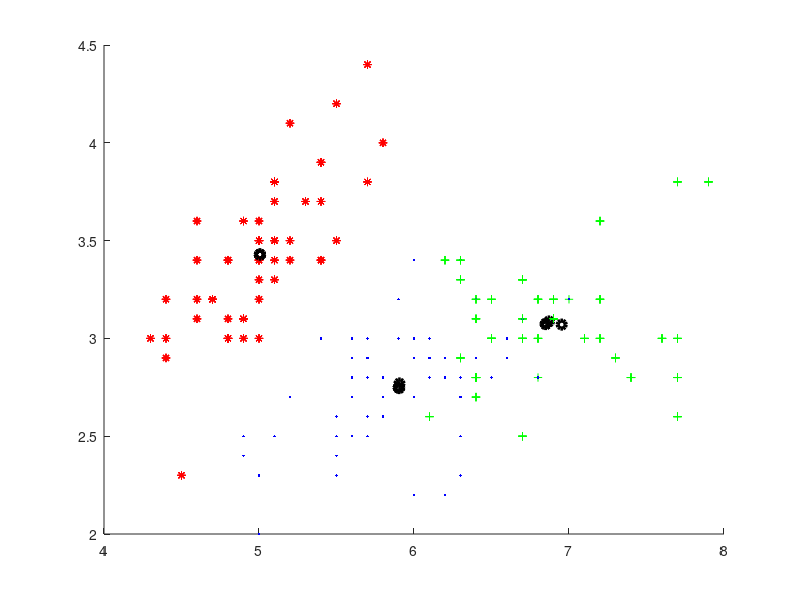
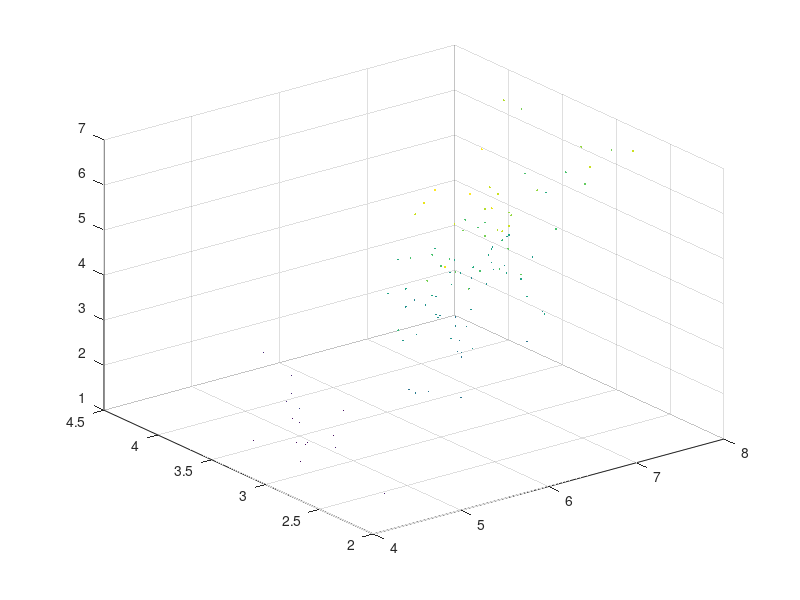
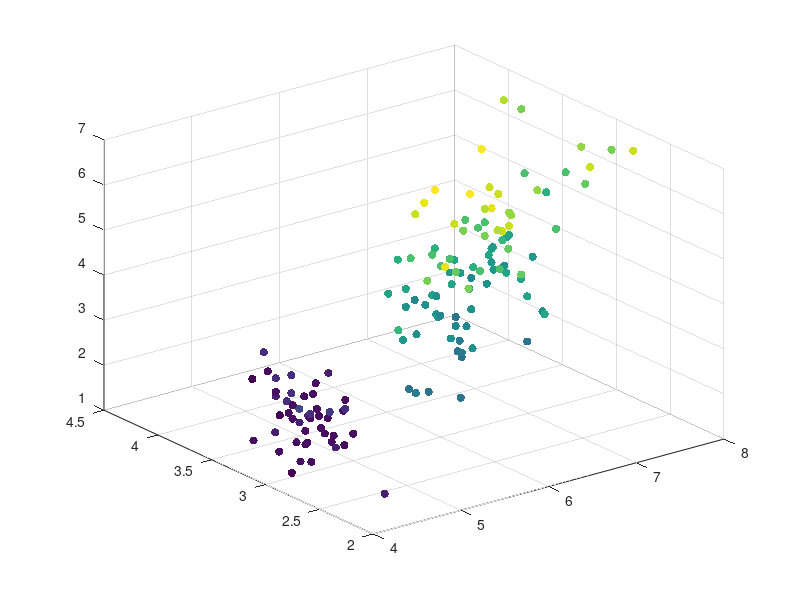

Here is the MATLAB script that generated these plots, in order:

%------------ Applying K-means Algortihm in Data Clustering --------------%

clc;

%--------------- Initializing the IRIS dataset---------------------%
load irisdataset.txt 
DataSet=irisdataset; 
Dim=size(DataSet);

      
%----------------------- Selecting k = 3 random centres ----------------------% 
Selection=rand(1,3);

Selection=Selection*Dim(1,1);

Selection=ceil(Selection); %Round toward and select the row number.


%--------------------------- 3 random centres ----------------------------%
Centroid1=DataSet(Selection(1),:);

Centroid2=DataSet(Selection(2),:);

Centroid3=DataSet(Selection(3),:);


n=input('Number of iterations : ')
%-------------------------- K means Algorithm ----------------------------%
for j=1:1:n
count1=0;
Mean1=zeros(1,4);
count2=0;
group1=[];
Mean2=zeros(1,4);
group2=[];
count3=0;
group3=[];
Mean3=zeros(1,4);

%Finding the minimum distance
for i=1:1:Dim(1,1)


Distance1(i)=sqrt((Centroid1(1,1)-DataSet(i,1))^2+(Centroid1(1,2)-DataSet(i,2))^2+(Centroid1(1,3)-DataSet(i,3))^2+(Centroid1(1,4)-DataSet(i,4))^2);
Distance2(i)=sqrt((Centroid2(1,1)-DataSet(i,1))^2+(Centroid2(1,2)-DataSet(i,2))^2+(Centroid2(1,3)-DataSet(i,3))^2+(Centroid2(1,4)-DataSet(i,4))^2);
Distance3(i)=sqrt((Centroid3(1,1)-DataSet(i,1))^2+(Centroid3(1,2)-DataSet(i,2))^2+(Centroid3(1,3)-DataSet(i,3))^2+(Centroid3(1,4)-DataSet(i,4))^2);

LessDist=[Distance1(i) Distance2(i) Distance3(i)];
Minimum=min(LessDist);

%Finding the new centre




hold on


if (Minimum==Distance1(i))
    count1=count1+1;
    Mean1=Mean1+DataSet(i,:);
    group1=[group1 i];
    plot(DataSet(i, 1),DataSet(i, 2),'r*');
    
else if (Minimum==Distance2(i))
        count2=count2+1;
        Mean2=Mean2+DataSet(i,:);
        group2=[group2 i];
        plot(DataSet(i, 1),DataSet(i, 2),'g+');

    else count3=count3+1;
        Mean3=Mean3+DataSet(i,:);
        group3=[group3 i];
        plot(DataSet(i, 1),DataSet(i, 2),'b.');
    end
end


end

%----------------------------- New Centres -------------------------------%
Centroid1=Mean1/count1;
Centroid2=Mean2/count2;
Centroid3=Mean3/count3;

%Plot cluster centres
plot(Centroid1(1,1),Centroid1(1, 2),'ko', 'LineWidth',3);
plot(Centroid2(1,1),Centroid2(1, 2),'ko', 'LineWidth',3);
plot(Centroid3(1,1),Centroid3(1, 2),'ko', 'LineWidth',3);
end

hold off

% specify the indexed color for each point
icolor = ceil((DataSet(:,4)/max(DataSet(:,4)))*256);
figure,
scatter3(DataSet(:,1),DataSet(:,2),DataSet(:,3),DataSet(:,4),icolor,'filled');
figure,
scatter3(DataSet(:,1),DataSet(:,2),DataSet(:,3),[],DataSet(:,4),'filled');

Centroid1
Centroid2
Centroid3


count1
count2
count3


group1
group2
group3

